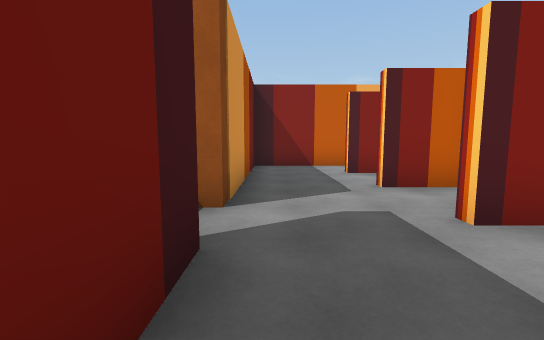
View 1 (above)

23 first-person views from a walk through a 3-D level made in the Unity game engine. The camera is 1.5 m above the floor, tilts 6° down and sees 90° across. The floor is counted in squares, 2 m on a side. Each view is taken from the middle of a square. On the plan, view 1 faces up. The plan holds only what a view shows up to about 10 squares ahead; the rest is blank. The place goes on beyond the plan. The player character is not drawn. Door leaves are left out, so doorways stand open. Some surface patterns are stand-ins.

View 2
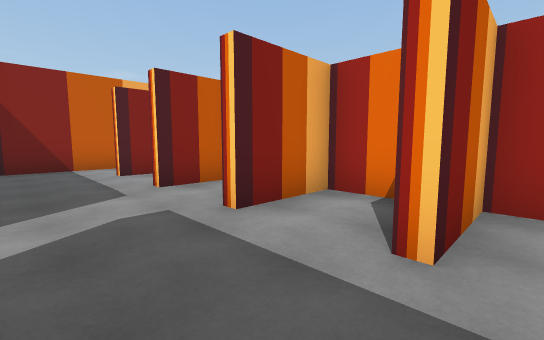

View 3
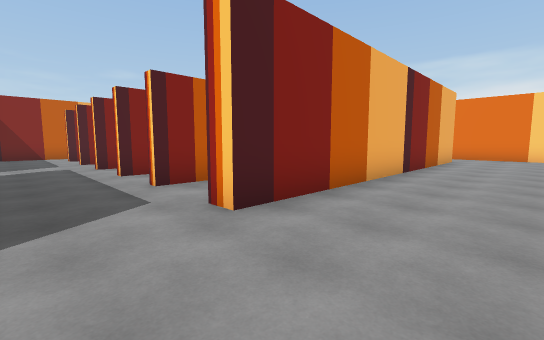

View 4
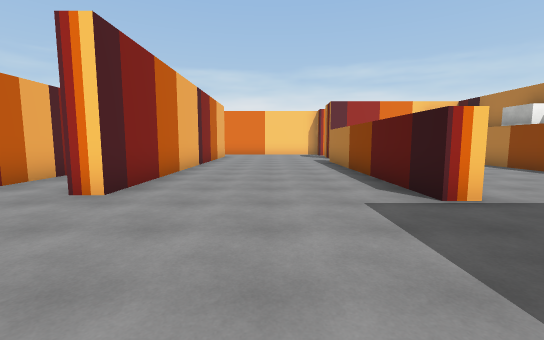

View 5
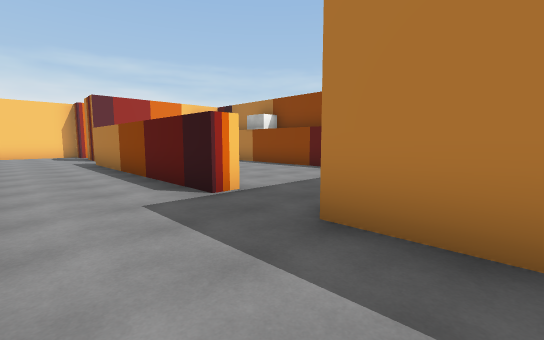

View 6
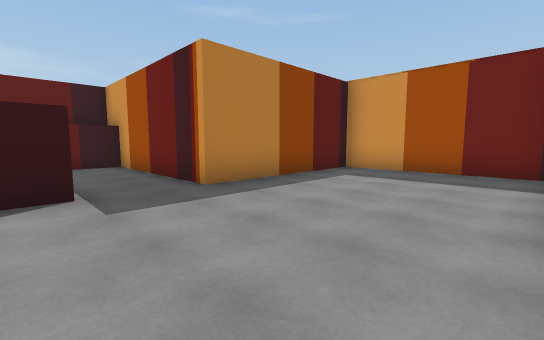

View 7
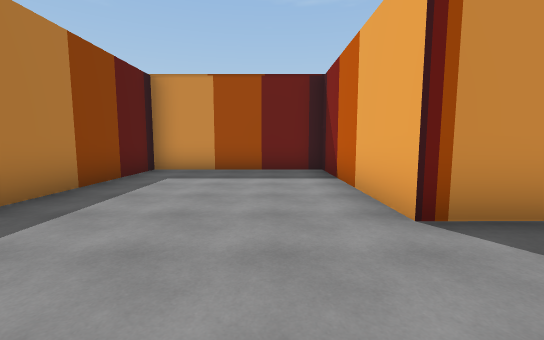

View 8
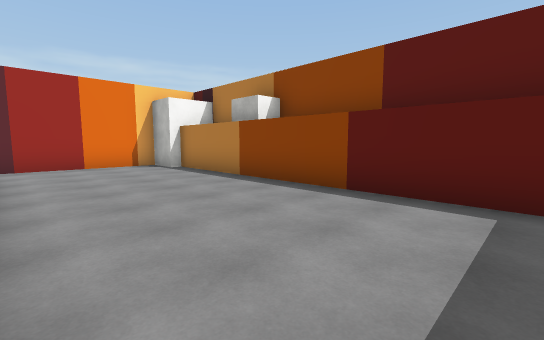

View 9
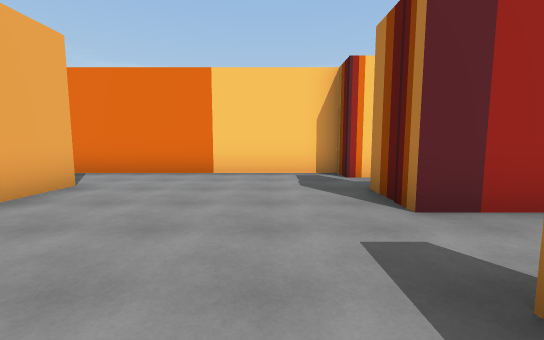

View 10
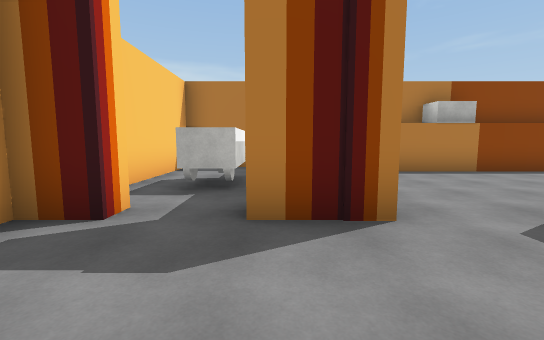

View 11
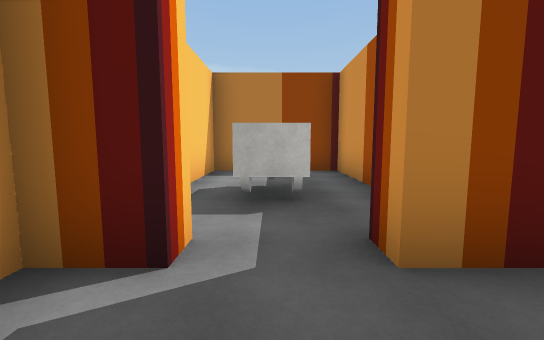

View 12
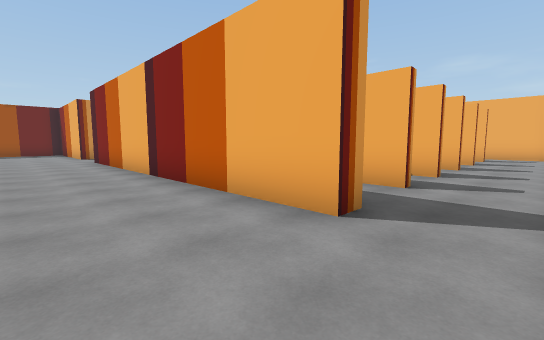

View 13
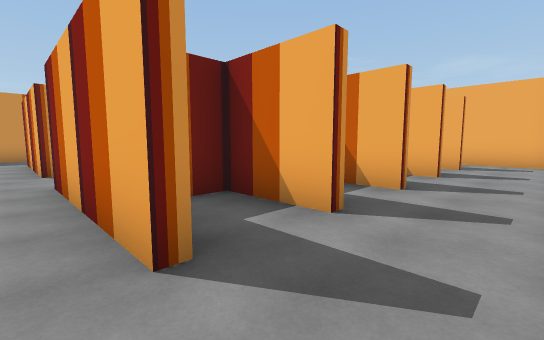

View 14
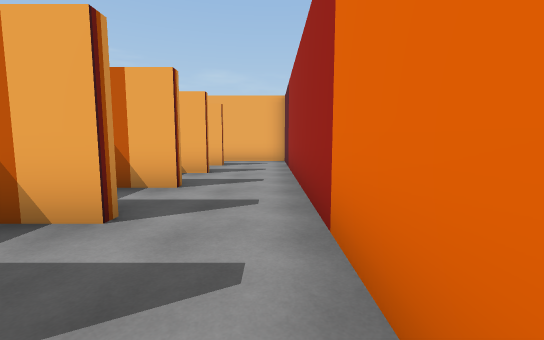

View 15
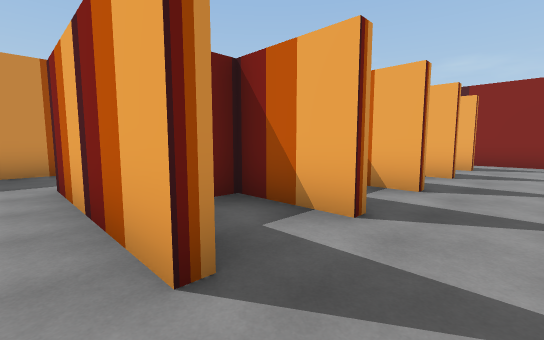

View 16
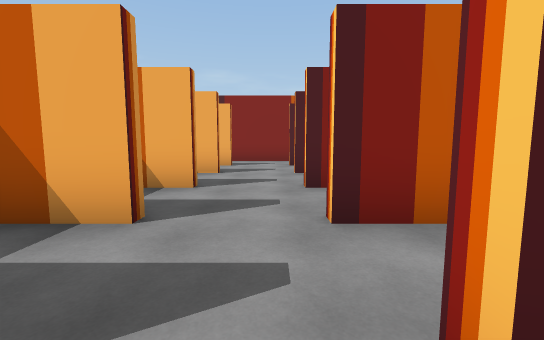

View 17
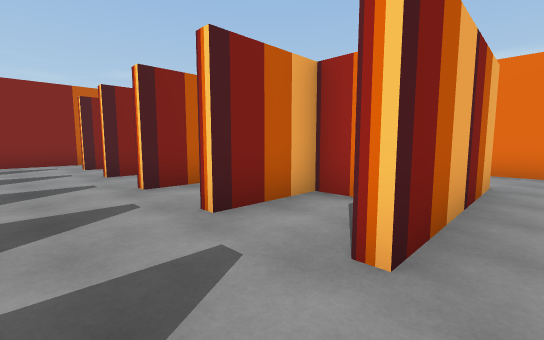

View 18
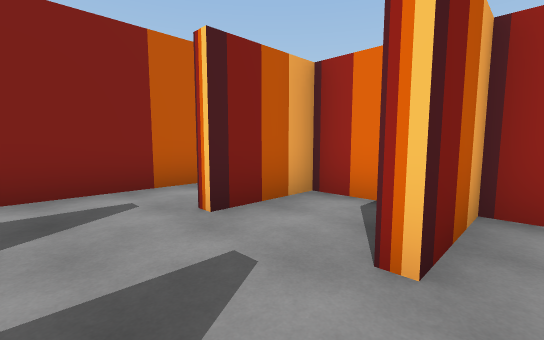

View 19
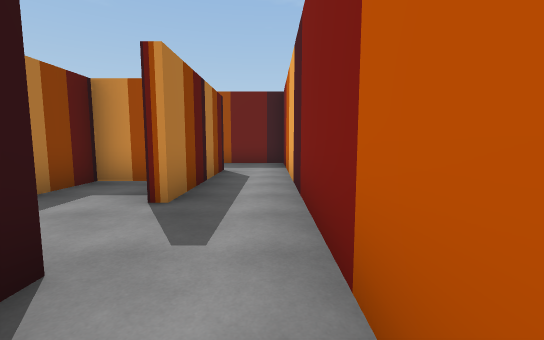

View 20
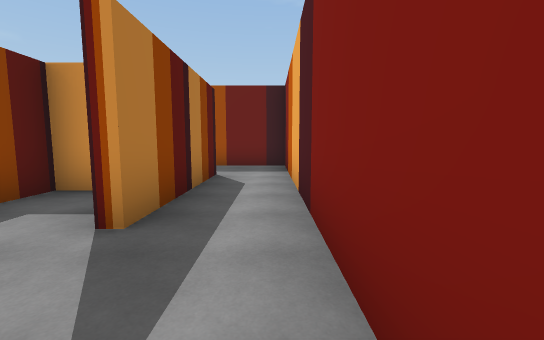

View 21
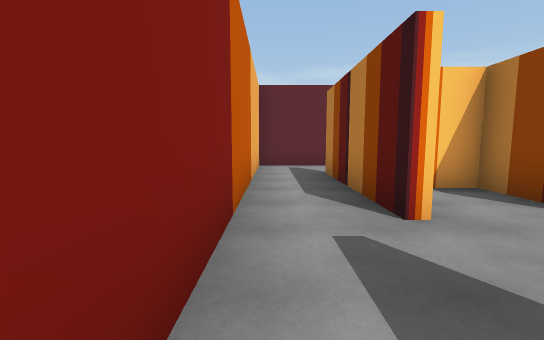

View 22
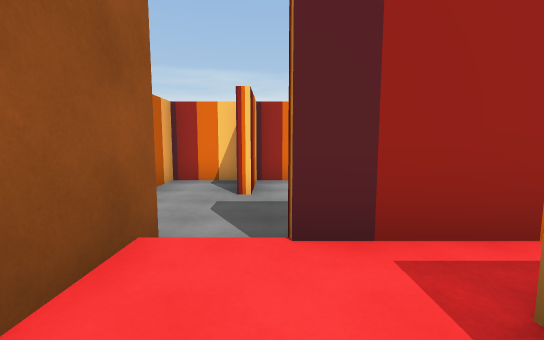

View 23
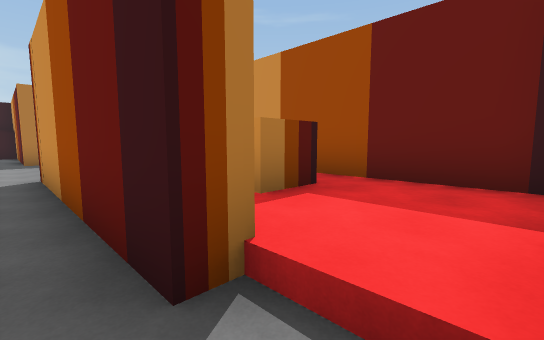

### Floor plan
Ten units are one square. View 1 is at (0, 0); x grows to the right and y downward. Boxes are objects, and circles mark ways between rooms. Rooms are numbered by the first view taken in them; rooms with no view inside come last. Other rooms are left out.
<svg viewBox="-58 -90 198 234">
<path fill="none" stroke="#000" d="M-5 -4 -5 5M36 1 36 -4 18 -4M14 82 81 82M-5 37 -53 37 -53 82 -5 82M98 86 112 86 112 91M115 37 18 37M126 91 126 86 135 86 135 34M14 88 14 82M-5 82 -5 128 88 128M86 125 98 125 98 86M115 -24 104 -24M115 -4 96 -4 96 2M115 -44 108 -44M115 14 75 14M115 -65 110 -65M115 31 115 37M75 -67 115 -67M135 34 135 -85M58 14 18 14M130 -84 -5 -84 -5 -64M18 -67 58 -67M18 37 18 31M-5 5 -5 37M58 -44 51 -44M94 -39 94 -44 75 -44M-39 -31 -39 -1M-5 -45 -5 -30M36 -28 36 -44M39 -44 18 -44M-9 -30 -9 -25M103 115 103 139 135 139 135 106M-5 -30 -21 -30M-10 1 -10 -19 -5 -19 -5 -4M-30 -9 -19 -9M36 -12 36 -24 18 -24M82 -47 94 -47 94 -65 75 -65M38 -47 52 -47M58 -24 49 -24M86 -24 75 -24M58 -4 39 -4 39 0M94 2 94 -4 75 -4M-5 -64 -5 -45M26 -65 18 -65"/>
<rect x="115" y="105" width="10" height="10" fill="#bbb"><title>other object</title></rect>
<circle cx="5" cy="10" r="3" fill="#2a7"/>
<circle cx="5" cy="-10" r="3" fill="#2a7"/>
<circle cx="5" cy="80" r="3" fill="#2a7"/>
<circle cx="90" cy="80" r="3" fill="#2a7"/>
<circle cx="125" cy="30" r="3" fill="#2a7"/>
<circle cx="5" cy="30" r="3" fill="#2a7"/>
<circle cx="110" cy="95" r="3" fill="#2a7"/>
<circle cx="120" cy="100" r="3" fill="#2a7"/>
<circle cx="65" cy="-70" r="3" fill="#2a7"/>
<circle cx="65" cy="10" r="3" fill="#2a7"/>
<circle cx="5" cy="-70" r="3" fill="#2a7"/>
<circle cx="65" cy="-50" r="3" fill="#2a7"/>
<circle cx="65" cy="-30" r="3" fill="#2a7"/>
<circle cx="-15" cy="-20" r="3" fill="#2a7"/>
<circle cx="5" cy="-30" r="3" fill="#2a7"/>
<circle cx="5" cy="-50" r="3" fill="#2a7"/>
<circle cx="65" cy="-10" r="3" fill="#2a7"/>
<text x="10" y="0">1</text>
<text x="40" y="60">2</text>
<text x="40" y="100">3</text>
<text x="110" y="-20">4</text>
<text x="70" y="-40">5</text>
<text x="-30" y="-20">6</text>
<text x="10" y="-40">7</text>
<text x="120" y="120">8</text>
<text x="0" y="-20">9</text>
<text x="70" y="-60">10</text>
<text x="70" y="-20">11</text>
<text x="70" y="0">12</text>
<text x="10" y="-60">13</text>
</svg>
Room 1 opens to room 4. Room 1 opens to room 9. Room 2 opens to room 3. Room 2 opens to room 4. Room 2 opens to room 8. Room 4 opens to room 10. Room 4 opens to room 12. Room 4 opens to room 13. Room 5 opens to room 10. Room 5 opens to room 11. Room 6 opens to room 9. Room 7 opens to room 9. Room 7 opens to room 13. Room 11 opens to room 12.

Where each view was taken, in squares from view 1:
view 1: 0 up, 0 right, facing up
view 2: 0 up, 0 right, facing up-right
view 3: 6 down, 0 right, facing up-right
view 4: 6 down, 2 left, facing right
view 5: 6 down, 2 left, facing down-right
view 6: 4 down, 2 right, facing down-left
view 7: 5 down, 2 right, facing left
view 8: 9 down, 1 right, facing down-right
view 9: 7 down, 7 right, facing right
view 10: 6 down, 11 right, facing down
view 11: 7 down, 12 right, facing down
view 12: 6 down, 13 right, facing up-left
view 13: 2 down, 13 right, facing up-left
view 14: 2 down, 13 right, facing up
view 15: 2 down, 7 right, facing up-left
view 16: 2 down, 7 right, facing up
view 17: 2 down, 6 right, facing up-right
view 18: 4 up, 6 right, facing up-right
view 19: 8 up, 9 right, facing left
view 20: 8 up, 8 right, facing left
view 21: 8 up, 5 right, facing right
view 22: 2 up, 3 left, facing right
view 23: 3 up, 0 right, facing down-left
